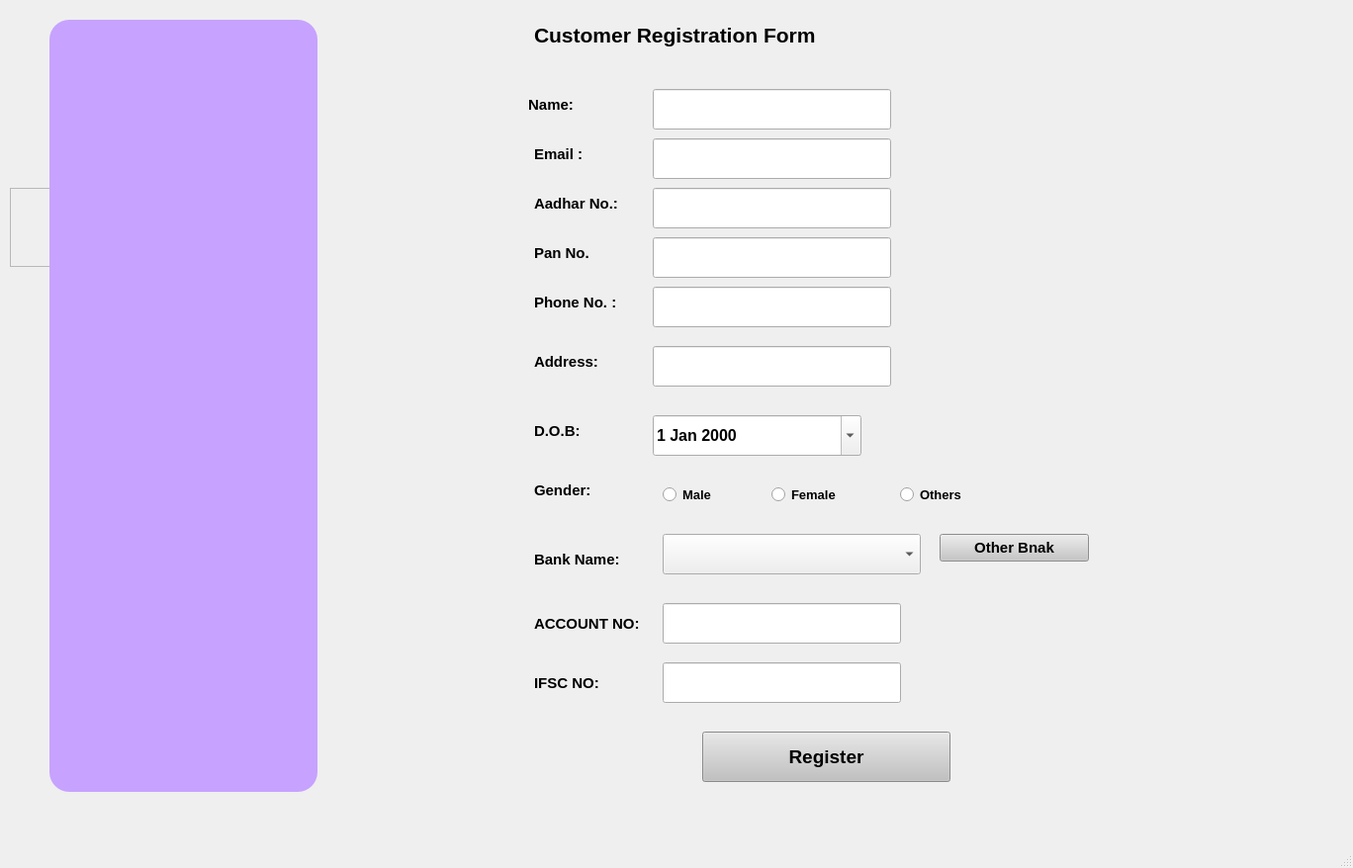
<?xml version="1.0" encoding="UTF-8"?>
<ui version="4.0">
 <class>cReg</class>
 <widget class="QMainWindow" name="cReg">
  <property name="geometry">
   <rect>
    <x>0</x>
    <y>0</y>
    <width>1368</width>
    <height>878</height>
   </rect>
  </property>
  <property name="minimumSize">
   <size>
    <width>1368</width>
    <height>878</height>
   </size>
  </property>
  <property name="maximumSize">
   <size>
    <width>1368</width>
    <height>878</height>
   </size>
  </property>
  <property name="font">
   <font>
    <pointsize>12</pointsize>
    <weight>75</weight>
    <bold>true</bold>
   </font>
  </property>
  <property name="windowTitle">
   <string>Customer Registration page</string>
  </property>
  <widget class="QWidget" name="centralwidget">
   <widget class="QLabel" name="label">
    <property name="geometry">
     <rect>
      <x>540</x>
      <y>10</y>
      <width>411</width>
      <height>51</height>
     </rect>
    </property>
    <property name="font">
     <font>
      <pointsize>16</pointsize>
      <weight>75</weight>
      <bold>true</bold>
     </font>
    </property>
    <property name="text">
     <string>Customer Registration Form</string>
    </property>
   </widget>
   <widget class="QLabel" name="label_4">
    <property name="geometry">
     <rect>
      <x>530</x>
      <y>80</y>
      <width>121</width>
      <height>51</height>
     </rect>
    </property>
    <property name="font">
     <font>
      <pointsize>11</pointsize>
      <weight>75</weight>
      <bold>true</bold>
     </font>
    </property>
    <property name="text">
     <string> Name:</string>
    </property>
   </widget>
   <widget class="QLabel" name="label_7">
    <property name="geometry">
     <rect>
      <x>540</x>
      <y>130</y>
      <width>111</width>
      <height>51</height>
     </rect>
    </property>
    <property name="font">
     <font>
      <pointsize>11</pointsize>
      <weight>75</weight>
      <bold>true</bold>
     </font>
    </property>
    <property name="text">
     <string>Email :</string>
    </property>
   </widget>
   <widget class="QLabel" name="label_8">
    <property name="geometry">
     <rect>
      <x>540</x>
      <y>280</y>
      <width>111</width>
      <height>51</height>
     </rect>
    </property>
    <property name="font">
     <font>
      <pointsize>11</pointsize>
      <weight>75</weight>
      <bold>true</bold>
     </font>
    </property>
    <property name="text">
     <string>Phone No. :</string>
    </property>
   </widget>
   <widget class="QLabel" name="label_9">
    <property name="geometry">
     <rect>
      <x>540</x>
      <y>340</y>
      <width>111</width>
      <height>51</height>
     </rect>
    </property>
    <property name="font">
     <font>
      <pointsize>11</pointsize>
      <weight>75</weight>
      <bold>true</bold>
     </font>
    </property>
    <property name="text">
     <string>Address: </string>
    </property>
   </widget>
   <widget class="QLineEdit" name="fnametext">
    <property name="geometry">
     <rect>
      <x>660</x>
      <y>90</y>
      <width>241</width>
      <height>41</height>
     </rect>
    </property>
    <property name="font">
     <font>
      <pointsize>10</pointsize>
      <weight>75</weight>
      <bold>true</bold>
     </font>
    </property>
    <property name="text">
     <string/>
    </property>
   </widget>
   <widget class="QLabel" name="label_10">
    <property name="geometry">
     <rect>
      <x>540</x>
      <y>410</y>
      <width>111</width>
      <height>51</height>
     </rect>
    </property>
    <property name="font">
     <font>
      <pointsize>11</pointsize>
      <weight>75</weight>
      <bold>true</bold>
     </font>
    </property>
    <property name="text">
     <string>D.O.B:</string>
    </property>
   </widget>
   <widget class="QLabel" name="label_11">
    <property name="geometry">
     <rect>
      <x>540</x>
      <y>470</y>
      <width>111</width>
      <height>51</height>
     </rect>
    </property>
    <property name="font">
     <font>
      <pointsize>11</pointsize>
      <weight>75</weight>
      <bold>true</bold>
     </font>
    </property>
    <property name="text">
     <string>Gender:</string>
    </property>
   </widget>
   <widget class="QRadioButton" name="male">
    <property name="geometry">
     <rect>
      <x>670</x>
      <y>480</y>
      <width>101</width>
      <height>41</height>
     </rect>
    </property>
    <property name="font">
     <font>
      <pointsize>10</pointsize>
      <weight>75</weight>
      <bold>true</bold>
     </font>
    </property>
    <property name="text">
     <string>Male</string>
    </property>
    <property name="checkable">
     <bool>true</bool>
    </property>
    <property name="checked">
     <bool>false</bool>
    </property>
   </widget>
   <widget class="QRadioButton" name="female">
    <property name="geometry">
     <rect>
      <x>780</x>
      <y>480</y>
      <width>101</width>
      <height>41</height>
     </rect>
    </property>
    <property name="font">
     <font>
      <pointsize>10</pointsize>
      <weight>75</weight>
      <bold>true</bold>
     </font>
    </property>
    <property name="text">
     <string>Female</string>
    </property>
   </widget>
   <widget class="QLabel" name="label_12">
    <property name="geometry">
     <rect>
      <x>540</x>
      <y>180</y>
      <width>111</width>
      <height>51</height>
     </rect>
    </property>
    <property name="font">
     <font>
      <pointsize>11</pointsize>
      <weight>75</weight>
      <bold>true</bold>
     </font>
    </property>
    <property name="text">
     <string>Aadhar No.: </string>
    </property>
   </widget>
   <widget class="QLabel" name="label_13">
    <property name="geometry">
     <rect>
      <x>540</x>
      <y>230</y>
      <width>101</width>
      <height>51</height>
     </rect>
    </property>
    <property name="font">
     <font>
      <pointsize>11</pointsize>
      <weight>75</weight>
      <bold>true</bold>
     </font>
    </property>
    <property name="text">
     <string>Pan No.</string>
    </property>
   </widget>
   <widget class="QPushButton" name="regbut">
    <property name="geometry">
     <rect>
      <x>710</x>
      <y>740</y>
      <width>251</width>
      <height>51</height>
     </rect>
    </property>
    <property name="font">
     <font>
      <pointsize>14</pointsize>
      <weight>75</weight>
      <bold>true</bold>
     </font>
    </property>
    <property name="styleSheet">
     <string notr="true">background-color: rgb(252,198, 255);
background-color: rgb(193, 193, 193);</string>
    </property>
    <property name="text">
     <string>Register</string>
    </property>
   </widget>
   <widget class="QFrame" name="frame">
    <property name="geometry">
     <rect>
      <x>10</x>
      <y>190</y>
      <width>120</width>
      <height>80</height>
     </rect>
    </property>
    <property name="frameShape">
     <enum>QFrame::StyledPanel</enum>
    </property>
    <property name="frameShadow">
     <enum>QFrame::Raised</enum>
    </property>
   </widget>
   <widget class="QFrame" name="frame_2">
    <property name="geometry">
     <rect>
      <x>50</x>
      <y>20</y>
      <width>271</width>
      <height>781</height>
     </rect>
    </property>
    <property name="styleSheet">
     <string notr="true">background-color: rgb(199, 162, 255);
border-radius:20px;</string>
    </property>
    <property name="frameShape">
     <enum>QFrame::StyledPanel</enum>
    </property>
    <property name="frameShadow">
     <enum>QFrame::Raised</enum>
    </property>
   </widget>
   <widget class="QLabel" name="label_2">
    <property name="geometry">
     <rect>
      <x>540</x>
      <y>550</y>
      <width>121</width>
      <height>31</height>
     </rect>
    </property>
    <property name="font">
     <font>
      <pointsize>11</pointsize>
     </font>
    </property>
    <property name="text">
     <string>Bank Name:</string>
    </property>
   </widget>
   <widget class="QComboBox" name="comboBox">
    <property name="geometry">
     <rect>
      <x>670</x>
      <y>540</y>
      <width>261</width>
      <height>41</height>
     </rect>
    </property>
    <property name="font">
     <font>
      <pointsize>12</pointsize>
     </font>
    </property>
   </widget>
   <widget class="QLabel" name="label_3">
    <property name="geometry">
     <rect>
      <x>540</x>
      <y>670</y>
      <width>101</width>
      <height>41</height>
     </rect>
    </property>
    <property name="font">
     <font>
      <pointsize>11</pointsize>
     </font>
    </property>
    <property name="text">
     <string>IFSC NO:</string>
    </property>
   </widget>
   <widget class="QLabel" name="label_5">
    <property name="geometry">
     <rect>
      <x>540</x>
      <y>610</y>
      <width>131</width>
      <height>41</height>
     </rect>
    </property>
    <property name="font">
     <font>
      <pointsize>11</pointsize>
     </font>
    </property>
    <property name="text">
     <string>ACCOUNT NO:</string>
    </property>
   </widget>
   <widget class="QLineEdit" name="ifsctext">
    <property name="geometry">
     <rect>
      <x>670</x>
      <y>670</y>
      <width>241</width>
      <height>41</height>
     </rect>
    </property>
    <property name="font">
     <font>
      <pointsize>10</pointsize>
      <weight>75</weight>
      <bold>true</bold>
     </font>
    </property>
    <property name="text">
     <string/>
    </property>
   </widget>
   <widget class="QLineEdit" name="acctext">
    <property name="geometry">
     <rect>
      <x>670</x>
      <y>610</y>
      <width>241</width>
      <height>41</height>
     </rect>
    </property>
    <property name="font">
     <font>
      <pointsize>10</pointsize>
      <weight>75</weight>
      <bold>true</bold>
     </font>
    </property>
    <property name="text">
     <string/>
    </property>
   </widget>
   <widget class="QLineEdit" name="fnametext_4">
    <property name="geometry">
     <rect>
      <x>660</x>
      <y>350</y>
      <width>241</width>
      <height>41</height>
     </rect>
    </property>
    <property name="font">
     <font>
      <pointsize>10</pointsize>
      <weight>75</weight>
      <bold>true</bold>
     </font>
    </property>
    <property name="text">
     <string/>
    </property>
   </widget>
   <widget class="QLineEdit" name="fnametext_5">
    <property name="geometry">
     <rect>
      <x>660</x>
      <y>290</y>
      <width>241</width>
      <height>41</height>
     </rect>
    </property>
    <property name="font">
     <font>
      <pointsize>10</pointsize>
      <weight>75</weight>
      <bold>true</bold>
     </font>
    </property>
    <property name="text">
     <string/>
    </property>
   </widget>
   <widget class="QLineEdit" name="pantext">
    <property name="geometry">
     <rect>
      <x>660</x>
      <y>240</y>
      <width>241</width>
      <height>41</height>
     </rect>
    </property>
    <property name="font">
     <font>
      <pointsize>10</pointsize>
      <weight>75</weight>
      <bold>true</bold>
     </font>
    </property>
    <property name="text">
     <string/>
    </property>
   </widget>
   <widget class="QLineEdit" name="aadhartext">
    <property name="geometry">
     <rect>
      <x>660</x>
      <y>190</y>
      <width>241</width>
      <height>41</height>
     </rect>
    </property>
    <property name="font">
     <font>
      <pointsize>10</pointsize>
      <weight>75</weight>
      <bold>true</bold>
     </font>
    </property>
    <property name="text">
     <string/>
    </property>
   </widget>
   <widget class="QLineEdit" name="emailtext">
    <property name="geometry">
     <rect>
      <x>660</x>
      <y>140</y>
      <width>241</width>
      <height>41</height>
     </rect>
    </property>
    <property name="font">
     <font>
      <pointsize>10</pointsize>
      <weight>75</weight>
      <bold>true</bold>
     </font>
    </property>
    <property name="text">
     <string/>
    </property>
   </widget>
   <widget class="QRadioButton" name="other">
    <property name="geometry">
     <rect>
      <x>910</x>
      <y>480</y>
      <width>101</width>
      <height>41</height>
     </rect>
    </property>
    <property name="font">
     <font>
      <pointsize>10</pointsize>
      <weight>75</weight>
      <bold>true</bold>
     </font>
    </property>
    <property name="text">
     <string>Others</string>
    </property>
   </widget>
   <widget class="QPushButton" name="otherbut">
    <property name="geometry">
     <rect>
      <x>950</x>
      <y>540</y>
      <width>151</width>
      <height>28</height>
     </rect>
    </property>
    <property name="font">
     <font>
      <pointsize>11</pointsize>
     </font>
    </property>
    <property name="styleSheet">
     <string notr="true">background-color: rgb(198, 198, 198);</string>
    </property>
    <property name="text">
     <string>Other Bnak</string>
    </property>
   </widget>
   <widget class="QDateEdit" name="dateEdit">
    <property name="geometry">
     <rect>
      <x>660</x>
      <y>420</y>
      <width>211</width>
      <height>41</height>
     </rect>
    </property>
    <property name="calendarPopup">
     <bool>true</bool>
    </property>
   </widget>
  </widget>
  <widget class="QMenuBar" name="menubar">
   <property name="geometry">
    <rect>
     <x>0</x>
     <y>0</y>
     <width>1368</width>
     <height>27</height>
    </rect>
   </property>
  </widget>
  <widget class="QStatusBar" name="statusbar"/>
 </widget>
 <resources/>
 <connections/>
</ui>
